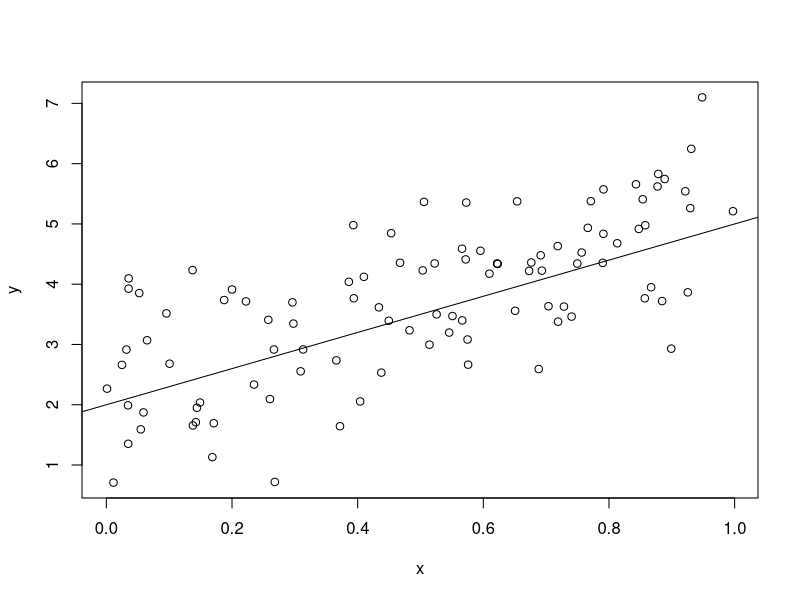
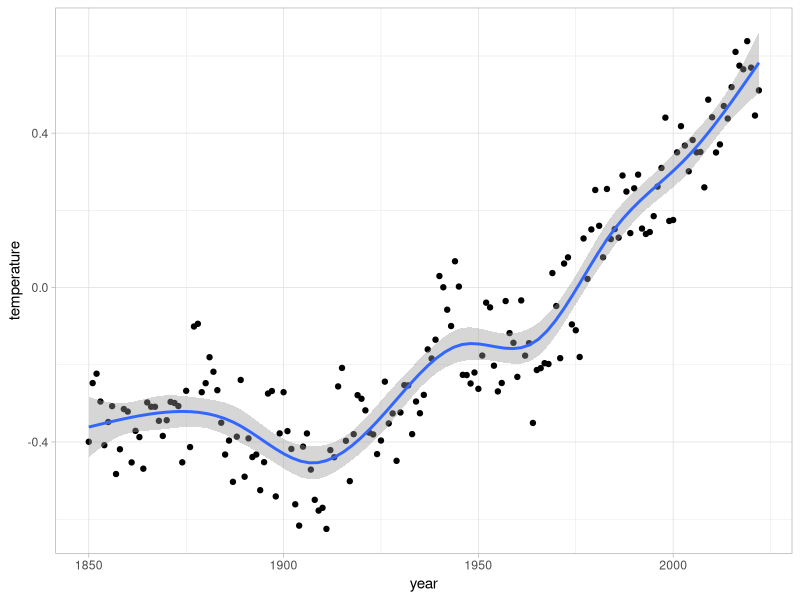

These charts were generated, in order, by the following R code:
## ---- chunk 1
#|echo: true

library(tidyverse)

set.seed(123456789)
N <- 100
# Set N to 100, to represent the number of observations.
a <- 2
b <- 3 # model parameters of interest
# Note the use of <- to mean "assign".
x <- runif(N)
# create a vector where the observed characteristic, x,
# is drawn from a uniform distribution.
u <- rnorm(N)
# create a vector where the unobserved characteristic,
# u is drawn from a standard normal distribution.
y <- a + b*x + u # create a vector y

mean(y[x > 0.95]) - mean(y[x < 0.05])

plot(x, y) # creates a simple plot
abline(a = 2, b = 3) # adds a linear function to the plot.

## ---- chunk 2
#|echo: true

library(mgcv)
# téléchargement des données : variations moyenne des températures annuelles pour l'hémisphère Sud 
lien <- "https://www.metoffice.gov.uk/hadobs/hadcrut5/data/current/analysis/diagnostics/HadCRUT.5.0.1.0.analysis.summary_series.southern_hemisphere.annual.csv"

# download.file(url = lien, destfile = here::here("modeling", "data", "HadCRUT5.csv"))

gtemp <- read_csv(here::here("modeling", "data", "HadCRUT5.csv")) %>% 
  set_names(c("year", "temperature", "lconfidence", "uconfidence"))

theme_set(theme_light())

gtemp %>% 
  ggplot(aes(x = year, y = temperature)) +
  geom_point() +
  geom_smooth(method = "gam")

m <- gam(temperature ~ s(year), data = gtemp, method = "REML")

summary(m)

